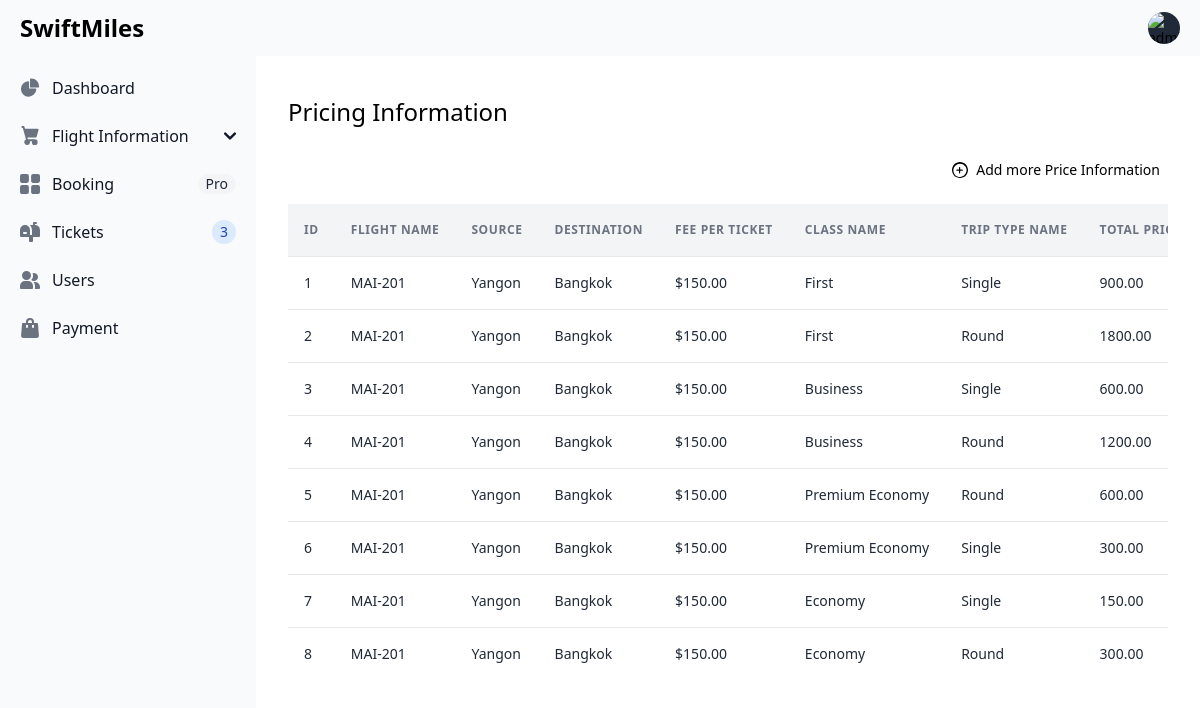
Before: /admin/flightClassesandtriptypePrice.php (signed in) with the older database file.
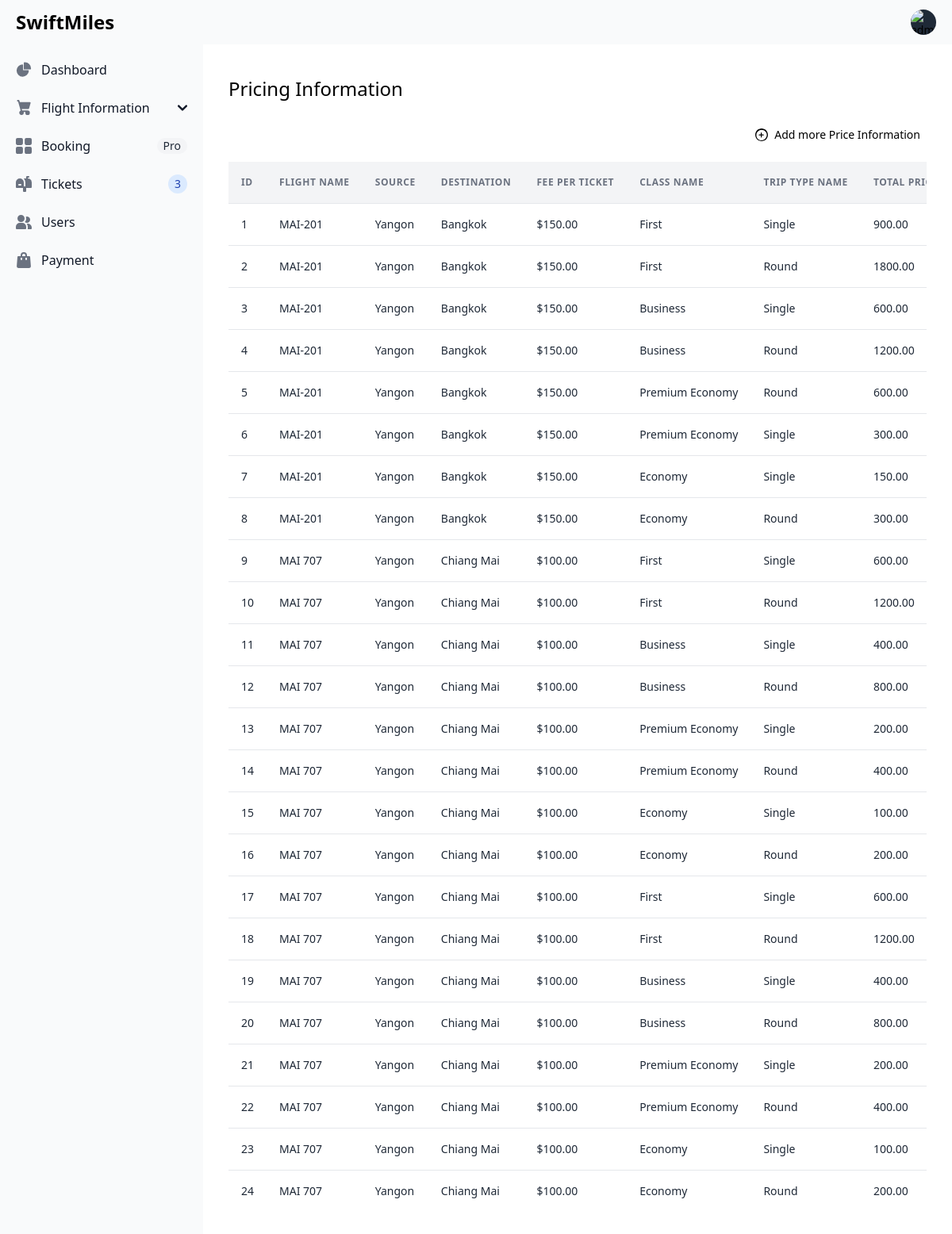
After: the same page with the newer database file.
### tables this page shows
CREATE TABLE `flight` (
  `flight_id` int(11) NOT NULL,
  `airline_id` int(11) NOT NULL,
  `flight_name` varchar(100) NOT NULL,
  `flight_date` date NOT NULL,
  `destination` varchar(255) NOT NULL,
  `source` varchar(100) NOT NULL,
  `total_distance` varchar(100) NOT NULL,
  `fee_per_ticket` decimal(10,2) NOT NULL,
  `departure_time` time NOT NULL,
  `arrival_time` time NOT NULL,
  `capacity` int(11) NOT NULL,
  `seats_researved` int(11) NOT NULL,
  `seats_available` int(11) NOT NULL,
  `gate` varchar(255) NOT NULL,
  `placeImg` varchar(100) DEFAULT NULL
);

CREATE TABLE `flightclasses` (
  `flightclasses_id` int(11) NOT NULL,
  `flight_id` int(11) DEFAULT NULL,
  `class_id` int(11) DEFAULT NULL,
  `triptype` int(11) DEFAULT NULL,
  `classPrice` decimal(10,2) DEFAULT NULL
);

CREATE TABLE `classes` (
  `class_id` int(11) NOT NULL,
  `class_name` varchar(255) NOT NULL,
  `base_fees` decimal(10,2) NOT NULL
);

CREATE TABLE `triptype` (
  `triptypeId` int(11) NOT NULL,
  `triptype_name` varchar(255) NOT NULL,
  `priceCharge` decimal(10,2) NOT NULL
);

### src/admin/flightClassesandtriptypePrice.php (the view, shortened to what the changed rows need)
<?php
    require_once "dbconnect.php";
        $sql = "SELECT
        flight.flight_id,
        airline.airline_name,
        flight.flight_name,
        flight.flight_date,
        flight.destination,
        flight.source,
        flight.total_distance,
        flight.fee_per_ticket,
        flight.departure_time,
        flight.arrival_time,
        flight.capacity,
        flight.seats_researved,
        flight.seats_available,
        flight.gate,
        flight.placeImg,
        flightclasses.flightclasses_id,
        classes.base_fees,
        triptype.priceCharge,
        flightclasses.classPrice,
        classes.class_name,
        triptype.triptype_name
    FROM
        flight
    INNER JOIN
        airline
    ON
        flight.airline_id = airline.airline_id
    INNER JOIN
        flightclasses
    ON
        flight.flight_id = flightclasses.flight_id
    INNER JOIN
        classes
    ON
        flightclasses.class_id = classes.class_id
    INNER JOIN
        triptype
    ON
        flightclasses.triptype = triptype.triptypeId
    ";
    try{
    $stmt = $conn->query($sql);
    $status = $stmt->execute();
    if($status){
    $flights = $stmt->fetchAll(PDO::FETCH_ASSOC);
    }
    }catch(PDOException $e){
    echo $e->getMessage();
    }
?>
<!doctype html>
<html>
<head>
    <link href="./output.css" rel="stylesheet">
    <script src="https://cdn.tailwindcss.com"></script>
</head>
  <body>
      <div class="p-4 sm:ml-64 mt-16">
         <div class="p-4 border-gray-200 rounded-lg dark:border-gray-700">
               <div class="grid gap-4 mb-4">
               <div class="font-sans overflow-x-auto">
                  <table class="min-w-full divide-y divide-gray-200">
                  <thead class="bg-gray-100 whitespace-nowrap">
                     <tr>
                        <th class="px-4 py-4 text-left text-xs font-semibold text-gray-500 uppercase tracking-wider">
                        ID
                        </th>
                        <th class="px-4 py-4 text-left text-xs font-semibold text-gray-500 uppercase tracking-wider">
                        Flight Name
                        </th>
                        <th class="px-4 py-4 text-left text-xs font-semibold text-gray-500 uppercase tracking-wider">
                        Source
                        </th>
                        <th class="px-4 py-4 text-left text-xs font-semibold text-gray-500 uppercase tracking-wider">
                        Destination
                        </th>
                        <th class="px-4 py-4 text-left text-xs font-semibold text-gray-500 uppercase tracking-wider">
                        Fee per ticket
                        </th>
                        <th class="px-4 py-4 text-left text-xs font-semibold text-gray-500 uppercase tracking-wider">
                        Class Name
                        </th>
                        <th class="px-4 py-4 text-left text-xs font-semibold text-gray-500 uppercase tracking-wider">
                        Trip type Name
                        </th>
                        <th class="px-4 py-4 text-left text-xs font-semibold text-gray-500 uppercase tracking-wider">
                        Total Price
                        </th>
                     </tr>
                  </thead>
                  <tbody class="bg-white divide-y divide-gray-200 whitespace-nowrap">
                  <?php
                     if(isset($flights)){
                        foreach($flights as $flight){
                        echo "<tr>
                        <td class='px-4 py-4 text-sm text-gray-800'>
                        $flight[flightclasses_id]
                        </td>
                        <td class='px-4 py-4 text-sm text-gray-800 '>
                           $flight[flight_name]
                        </td>
                        <td class='px-4 py-4 text-sm text-gray-800 '>
                        $flight[source]
                        </td>
                        <td class='px-4 py-4 text-sm text-gray-800 '>
                        $flight[destination]
                        </td>
                        <td class='px-4 py-4 text-sm text-gray-800 '>
                        $$flight[fee_per_ticket]
                        </td>
                        <td class='px-4 py-4 text-sm text-gray-800 '>
                        $flight[class_name]
                        </td>
                        <td class='px-4 py-4 text-sm text-gray-800 '>
                        $flight[triptype_name]
                        </td>
                         <td class='px-4 py-4 text-sm text-gray-800 '>
                        $flight[classPrice]
                        </td>
                        <td class='px-4 py-4 text-sm text-gray-800'>
                        <button class='text-blue-600 mr-4'>Edit</button>
                        <button class='text-red-600'>Delete</button>
                        </td>
                     </tr>";
                        }
                     }
                     ?>
                  </tbody>
                  </table>
               </div>
      </div>
   </body>
</html>

Changed rows visible on the page:
now on this page (row edited): flight: flightclasses.flightclasses_id "9", flight_name "MAI 707", source "Yangon", destination "Chiang Mai", fee_per_ticket "100.00", classes.class_name "First", triptype.triptype_name "Single", flightclasses.classPrice "600.00", flightclasses.flightclasses_id "10", triptype.triptype_name "Round", flightclasses.classPrice "1200.00", flightclasses.flightclasses_id "11", classes.class_name "Business", flightclasses.classPrice "400.00", flightclasses.flightclasses_id "12", flightclasses.classPrice "800.00", flightclasses.flightclasses_id "13", classes.class_name "Premium Economy", flightclasses.classPrice "200.00", flightclasses.flightclasses_id "14", flightclasses.flightclasses_id "15", classes.class_name "Economy", flightclasses.classPrice "100.00", flightclasses.flightclasses_id "16", flightclasses.flightclasses_id "17", flightclasses.flightclasses_id "18", flightclasses.flightclasses_id "19", flightclasses.flightclasses_id "20", flightclasses.flightclasses_id "21", flightclasses.flightclasses_id "22", flightclasses.flightclasses_id "23", flightclasses.flightclasses_id "24"
